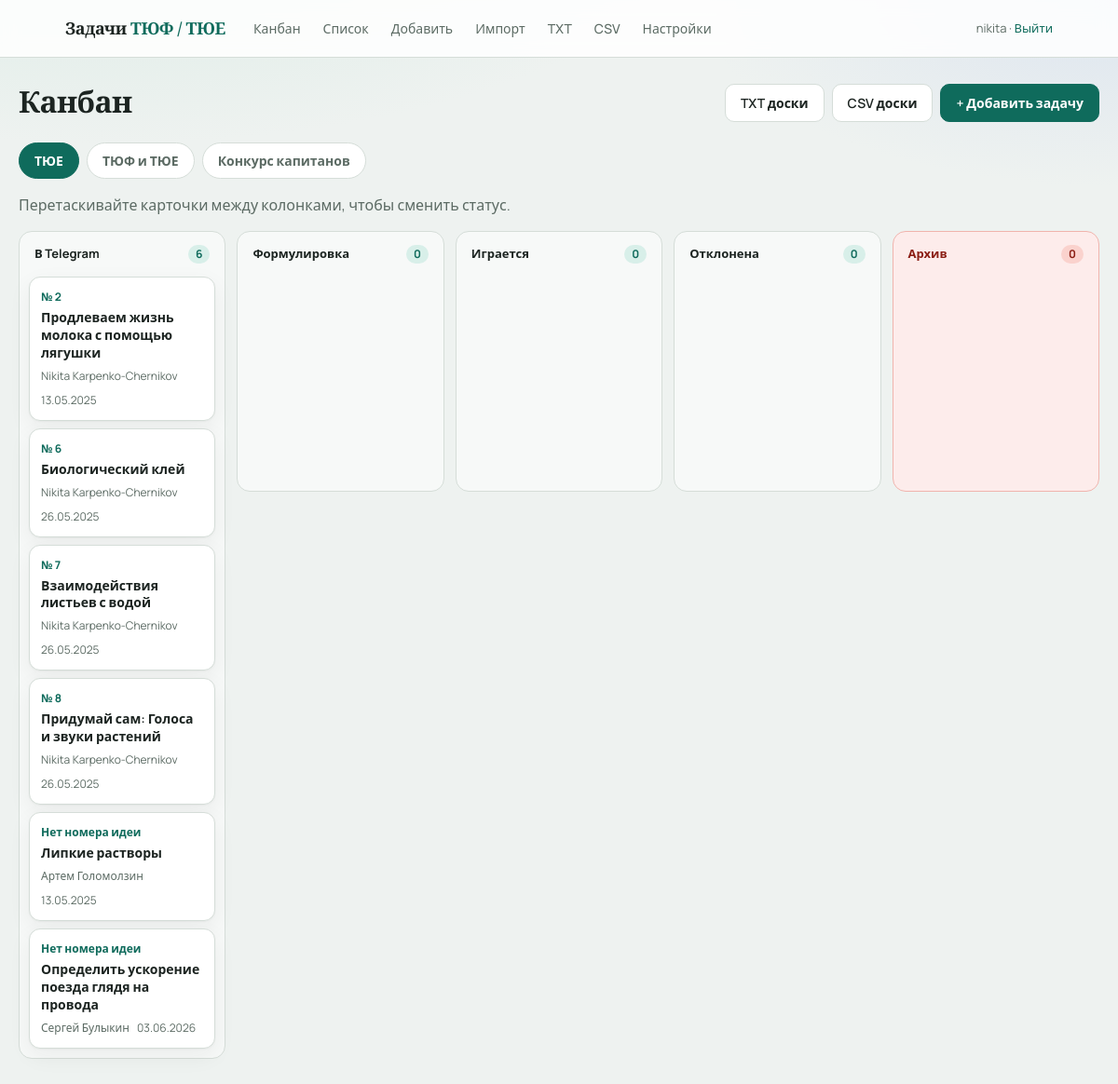
The app's page /kanban/tyue (signed in) with its own data.
### app/models.py (models this page shows)
class Task(Base):
    __tablename__ = "tasks"
    id = Column(Integer, primary_key=True, autoincrement=True)
    idea_number = Column(Integer, nullable=True, index=True)
    title = Column(String(500), nullable=True)
    condition = Column(Text, nullable=True)
    formulirovka = Column(Text, nullable=True)
    itogovaya_formulirovka = Column(Text, nullable=True)
    author = Column(String(100), nullable=True)
    naznachenie = Column(String(50), nullable=True)
    status = Column(String(50), default="tg", index=True)
    proverena = Column(String(20), nullable=True)
    archived = Column(Boolean, default=False, nullable=False)
    video_url = Column(String(1000), nullable=True)
    tags = Column(String(500), nullable=True)
    sources = Column(Text, nullable=True)
    telegram_url = Column(String(1000), nullable=True)
    telegram_datetime = Column(DateTime, nullable=False)
    answer_options = Column(Text, nullable=True)
    turnir = Column(String(20), nullable=True)
    turnir_year = Column(Integer, nullable=True)
    task_number = Column(Integer, nullable=True)
    etap_kk = Column(String(20), nullable=True)
    created_at = Column(DateTime, default=datetime.utcnow)
    updated_at = Column(DateTime, default=datetime.utcnow, onupdate=datetime.utcnow)
    comments = relationship(
        "Comment", back_populates="task", cascade="all, delete-orphan", order_by="Comment.created_at"
    )
    history = relationship(
        "TaskHistory",
        back_populates="task",
        cascade="all, delete-orphan",
        order_by="TaskHistory.created_at.desc()",
    )
    attachments = relationship(
        "Attachment",
        back_populates="task",
        cascade="all, delete-orphan",
        order_by="Attachment.created_at",
    )

### app/routes.py (the view)
@router.get("/kanban/{board}", response_class=HTMLResponse)
def kanban_board(request: Request, board: str, db: Session = Depends(get_db)):
    user = login_required(request)
    if not user:
        return RedirectResponse("/login", status_code=303)
    if board not in BOARD_STATUSES:
        raise HTTPException(status_code=404, detail="Нет такой доски")
    columns = BOARD_STATUSES[board]
    allowed = {s.value for s in columns}
    tasks = (
        db.query(Task)
        .filter(Task.naznachenie == board)
        .order_by(
            Task.idea_number.asc().nullslast(),
            Task.telegram_datetime.asc().nullslast(),
            Task.id.asc(),
        )
        .all()
    )
    attach_idea_occurrences(db, tasks)
    tasks = _sort_tasks_by_idea_display(tasks)
    tasks_by_status = {s.value: [] for s in columns}
    for task in tasks:
        key = task.status if task.status in allowed else columns[0].value
        tasks_by_status[key].append(task)
    return templates.TemplateResponse(
        request,
        "kanban.html",
        {
            "user": user,
            "board": board,
            "board_label": NAZNACHENIE_LABELS[board],
            "boards": NAZNACHENIE_LABELS,
            "columns": columns,
            "tasks_by_status": tasks_by_status,
            "status_short": STATUS_SHORT_LABELS,
            "format_igraetsya": format_igraetsya,
            "format_idea_label": format_idea_label,
        },
    )

### app/templates/kanban.html (shortened to what this page needs)
{% extends "base.html" %}
{% block main_class %}container container-wide{% endblock %}
{% block content %}
<div class="page-header">
  <h1>Канбан</h1>
  <div class="page-header-actions">
    <a class="btn secondary" href="/export/txt?naznachenie={{ board }}">TXT доски</a>
    <a class="btn secondary" href="/export/csv?naznachenie={{ board }}">CSV доски</a>
    <a class="btn primary" href="/new">+ Добавить задачу</a>
  </div>
</div>
<div class="board-tabs">
  {% for val, label in boards.items() %}
  <a href="/kanban/{{ val }}" class="board-tab {% if board == val %}active{% endif %}">{{ label }}</a>
  {% endfor %}
</div>
<p class="muted">Перетаскивайте карточки между колонками, чтобы сменить статус.</p>
<div class="kanban" id="kanban" data-board="{{ board }}">
  {% for st in columns %}
  <div class="kanban-col {% if st.value == 'archived' %}kanban-col-archive{% endif %}">
    <div class="kanban-col-header">
      <span>{{ status_short.get(st.value, st.label) }}</span>
      <span class="count" id="count-{{ st.value }}">{{ tasks_by_status.get(st.value, [])|length }}</span>
    </div>
    <div class="kanban-list" data-status="{{ st.value }}">
      {% for task in tasks_by_status.get(st.value, []) %}
      <article class="kanban-card {% if task.status == 'archived' %}kanban-card-archived{% endif %}" data-id="{{ task.id }}" draggable="false">
        <a href="/tasks/{{ task.id }}" class="kanban-card-link">
          <div class="kanban-card-num">{{ format_idea_label(task) }}</div>
          <div class="kanban-card-title">{{ task.title or 'Без названия' }}</div>
          <div class="kanban-card-meta">
            {% if task.author %}<span>{{ task.author }}</span>{% endif %}
            <span>{{ task.telegram_datetime.strftime('%d.%m.%Y') }}</span>
          </div>
          {% set ig = format_igraetsya(task) %}
        </a>
      </article>
      {% endfor %}
    </div>
  </div>
  {% endfor %}
</div>
{% endblock %}

### app/static/style.css (style rules this page uses)
:root { --bg: #eef2f0; --bg-accent: #e4ebe7; --surface: #ffffff; --ink: #1c2421; --muted: #5c6b64; --line: #d5ddd8; --brand: #0f6b5c; --brand-soft: #d8efe9; --brand-hover: #0b5347; --danger: #9b2c2c; --danger-bg: #fdf2f2; --shadow: 0 1px 2px rgba(28, 36, 33, 0.04), 0 8px 24px rgba(28, 36, 33, 0.06); --radius: 14px; --font: "Manrope", system-ui, sans-serif; --serif: "Source Serif 4", Georgia, serif; }
* { box-sizing: border-box; }
body { margin: 0; font-family: var(--font); background: radial-gradient(1200px 500px at 10% -10%, #d9ebe4 0%, transparent 55%), radial-gradient(900px 400px at 100% 0%, #dde5ef 0%, transparent 50%), var(--bg); color: var(--ink); line-height: 1.5; min-height: 100vh; }
a { color: var(--brand); text-decoration: none; }
.page-header { display: flex; justify-content: space-between; align-items: flex-start; gap: 16px; margin-bottom: 22px; }
.page-header h1 { margin: 0; font-family: var(--serif); font-size: 32px; font-weight: 600; letter-spacing: -0.02em; line-height: 1.2; }
.page-header-actions { display: flex; flex-wrap: wrap; gap: 8px; align-items: center; }
.btn { display: inline-block; padding: 9px 16px; border-radius: 10px; border: 1px solid var(--line); background: var(--surface); color: var(--ink); cursor: pointer; font-size: 14px; font-family: inherit; font-weight: 600; transition: background .15s, border-color .15s, transform .1s; }
.btn.primary { background: var(--brand); color: #fff; border-color: var(--brand); }
.btn.secondary { background: var(--surface); }
.muted { color: var(--muted); }
.board-tabs { display: flex; gap: 8px; flex-wrap: wrap; margin-bottom: 14px; }
.board-tab { padding: 8px 16px; border-radius: 999px; border: 1px solid var(--line); background: var(--surface); color: var(--muted); font-size: 14px; font-weight: 600; }
.board-tab.active { background: var(--brand); border-color: var(--brand); color: #fff; }
.kanban { display: grid; grid-template-columns: repeat(auto-fit, minmax(220px, 1fr)); gap: 12px; align-items: start; min-height: 60vh; }
.kanban-col { background: rgba(255, 255, 255, 0.55); border: 1px solid var(--line); border-radius: 14px; padding: 10px; min-height: 280px; }
.kanban-col-archive { background: #fdeceb; border-color: #f0b4ad; }
.kanban-col-archive .kanban-col-header { color: #8b1e14; }
.kanban-col-archive .kanban-col-header .count { background: #fad2cd; color: #8b1e14; }
.kanban-col-header { display: flex; justify-content: space-between; align-items: center; font-weight: 700; font-size: 13px; margin-bottom: 10px; padding: 4px 6px; color: var(--ink); }
.kanban-col-header .count { background: var(--brand-soft); color: var(--brand); border-radius: 999px; padding: 1px 8px; font-size: 12px; }
.kanban-list { min-height: 120px; display: flex; flex-direction: column; gap: 8px; }
.kanban-card { background: var(--surface); border-radius: 12px; border: 1px solid var(--line); box-shadow: var(--shadow); cursor: grab; }
.kanban-card-link { display: block; padding: 12px; color: inherit; text-decoration: none; }
.kanban-card-num { font-size: 12px; color: var(--brand); font-weight: 700; margin-bottom: 4px; }
.kanban-card-title { font-size: 14px; font-weight: 600; margin-bottom: 6px; line-height: 1.35; }
.kanban-card-meta { display: flex; gap: 8px; flex-wrap: wrap; font-size: 12px; color: var(--muted); }

### records on screen
Task: idea_number "№ 2", title "Продлеваем жизнь молока с помощью лягушки", author "Nikita Karpenko-Chernikov", telegram_datetime "13.05.2025"
Task: idea_number "№ 6", title "Биологический клей", author "Nikita Karpenko-Chernikov", telegram_datetime "26.05.2025"
Task: idea_number "№ 7", title "Взаимодействия листьев с водой", author "Nikita Karpenko-Chernikov", telegram_datetime "26.05.2025"
Task: idea_number "№ 8", title "Придумай сам: Голоса и звуки растений", author "Nikita Karpenko-Chernikov", telegram_datetime "26.05.2025"
Task: idea_number "Нет номера идеи", title "Липкие растворы", author "Артем Голомолзин", telegram_datetime "13.05.2025"
Task: idea_number "Нет номера идеи", title "Определить ускорение поезда глядя на провода", author "Сергей Булыкин", telegram_datetime "03.06.2026"

### other values on screen
{{ user }} "nikita"
{{ label }} "ТЮЕ" "ТЮФ и ТЮЕ" "Конкурс капитанов"
{{ status_short.get(st.value, st.label) }} "В Telegram" "Формулировка" "Играется" "Отклонена" "Архив"
{{ tasks_by_status.get(st.value, [])|length }} "6" "0" "0" "0" "0"
